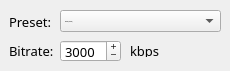
     <widget class="QWidget" name="NVENCTab">
      <property name="font">
       <font>
        <family>Proxima Nova Rg</family>
        <pointsize>10</pointsize>
       </font>
      </property>
      <property name="autoFillBackground">
       <bool>false</bool>
      </property>
      <attribute name="title">
       <string>NVENC</string>
      </attribute>
      <widget class="QComboBox" name="NVENCPresets">
       <property name="geometry">
        <rect>
         <x>60</x>
         <y>10</y>
         <width>161</width>
         <height>22</height>
        </rect>
       </property>
       <property name="font">
        <font>
         <pointsize>-1</pointsize>
        </font>
       </property>
       <property name="styleSheet">
        <string notr="true"/>
       </property>
       <property name="currentText">
        <string>default (Default)</string>
       </property>
       <item>
        <property name="text">
         <string>default (Default)</string>
        </property>
       </item>
       <item>
        <property name="text">
         <string>slow (HQ 2 passes)</string>
        </property>
       </item>
       <item>
        <property name="text">
         <string>medium (HQ 1 pass)</string>
        </property>
       </item>
       <item>
        <property name="text">
         <string>fast (Performance 1 pass)</string>
        </property>
       </item>
       <item>
        <property name="text">
         <string>hp (High performance)</string>
        </property>
       </item>
       <item>
        <property name="text">
         <string>hq (High quality)</string>
        </property>
       </item>
       <item>
        <property name="text">
         <string>bd (Bluray disk)</string>
        </property>
       </item>
       <item>
        <property name="text">
         <string>ll (Low latency)</string>
        </property>
       </item>
       <item>
        <property name="text">
         <string>llhq (Low latency hq)</string>
        </property>
       </item>
       <item>
        <property name="text">
         <string>llhp (Low latency hp)</string>
        </property>
       </item>
       <item>
        <property name="text">
         <string>lossless (Lossless)</string>
        </property>
       </item>
       <item>
        <property name="text">
         <string>loslesshp (Lossless hp)</string>
        </property>
       </item>
      </widget>
      <widget class="QLabel" name="NVENCPLabel">
       <property name="geometry">
        <rect>
         <x>9</x>
         <y>15</y>
         <width>47</width>
         <height>13</height>
        </rect>
       </property>
       <property name="font">
        <font>
         <family>Proxima Nova Rg</family>
         <pointsize>10</pointsize>
        </font>
       </property>
       <property name="text">
        <string>Preset: </string>
       </property>
      </widget>
      <widget class="QLabel" name="NVENCBLabel">
       <property name="geometry">
        <rect>
         <x>9</x>
         <y>44</y>
         <width>47</width>
         <height>13</height>
        </rect>
       </property>
       <property name="font">
        <font>
         <family>Proxima Nova Rg</family>
         <pointsize>10</pointsize>
        </font>
       </property>
       <property name="text">
        <string>Bitrate: </string>
       </property>
      </widget>
      <widget class="QSpinBox" name="NVENCVar">
       <property name="geometry">
        <rect>
         <x>60</x>
         <y>40</y>
         <width>61</width>
         <height>22</height>
        </rect>
       </property>
       <property name="font">
        <font>
         <family>Proxima Nova Rg</family>
         <pointsize>10</pointsize>
        </font>
       </property>
       <property name="styleSheet">
        <string notr="true"/>
       </property>
       <property name="buttonSymbols">
        <enum>QAbstractSpinBox::PlusMinus</enum>
       </property>
       <property name="minimum">
        <number>100</number>
       </property>
       <property name="maximum">
        <number>50000</number>
       </property>
       <property name="singleStep">
        <number>100</number>
       </property>
       <property name="value">
        <number>3000</number>
       </property>
       <property name="displayIntegerBase">
        <number>10</number>
       </property>
      </widget>
      <widget class="QLabel" name="NVENCUnit">
       <property name="geometry">
        <rect>
         <x>130</x>
         <y>44</y>
         <width>47</width>
         <height>13</height>
        </rect>
       </property>
       <property name="font">
        <font>
         <family>Proxima Nova Rg</family>
         <pointsize>10</pointsize>
        </font>
       </property>
       <property name="text">
        <string>kbps</string>
       </property>
      </widget>
     </widget>
